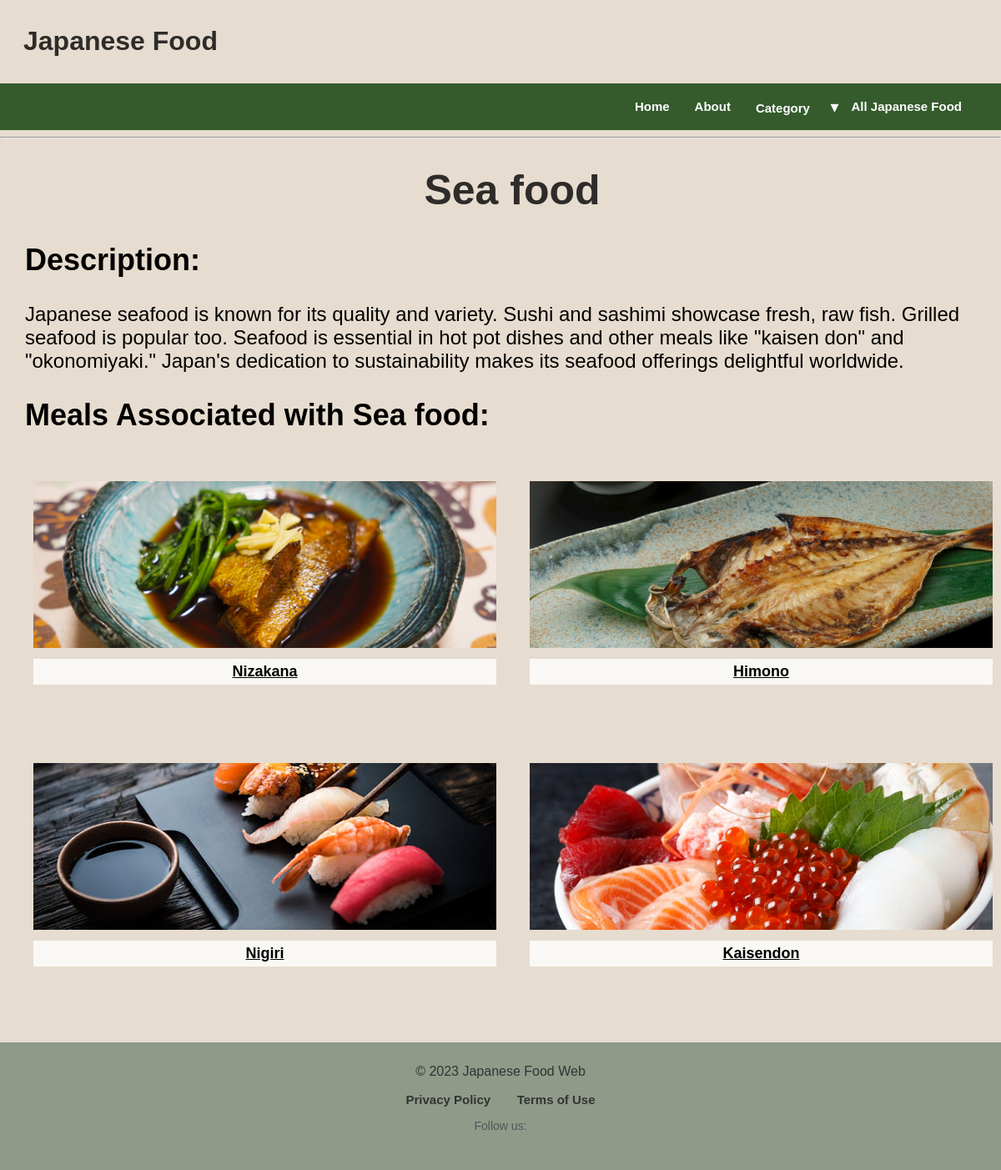
/base/4, run on the app's committed database.
### app/models.py (models this page shows, shortened)
class Base(db.Model):
    __tablename__ = "Base"
    id = db.Column(db.Integer, primary_key=True)
    name = db.Column(db.String())
    description = db.Column(db.Text())
    image_url = db.Column(db.Text())
    meals = db.relationship('Meal', backref='base', lazy=True)

class Meal(db.Model):
    __tablename__ = "Meal"
    id = db.Column(db.Integer, primary_key=True)
    name = db.Column(db.String())
    description = db.Column(db.Text())
    price = db.Column(db.Text())
    image_url = db.Column(db.Text())
    base_id = db.Column(db.Integer, db.ForeignKey('Base.id'))
    ingredients = db.relationship(
        'Ingredient',
        secondary=MealIngredient,
        backref='meals'
    )

### app/routes.py (the view)
@app.route('/base/<int:base_id>')
def base(base_id):
    base = models.Base.query.get(base_id)
    if not base:
        abort(404)  # Return 404 error if base with the given id doesn't exist
    meals_of_base = base.meals  # Accessing meals associated with the base
    return render_template("base.html", base=base, meals_of_base=meals_of_base)

### app/templates/base.html (shortened to what this page needs)
<!DOCTYPE html>
<html>
<head>
  <link rel="stylesheet" href="{{ url_for('static', filename='common.css') }}">
  <link rel="stylesheet" href="{{ url_for('static', filename='base.css') }}">
</head>
{% extends 'layout.html' %}
{% block content %}
    <div class="base-details">
        <h1 class="base-name">{{ base.name }}</h1>
        <div class="description">
            <h2>Description:</h2>
            <p>{{ base.description }}</p>
        </div>
        <div class="meals">
            <h2>Meals Associated with {{ base.name }}:</h2>
            <ul class="meal-grid">
                {% for meal in base.meals %}
                    <li class="meal-item">
                        <div class="meal-container">
                            <a href="{{ url_for('Japanese_food', id=meal.id) }}">
                                <div class="image-container">
                                    <img src="{{ meal.image_url }}" alt="{{ meal.name }} Image" class="meal-image">
                                </div>
                                <p class="meal-name">{{ meal.name }}</p>
                            </a>
                        </div>
                    </li>
                {% endfor %}
            </ul>
        </div>
    </div>
{% endblock %}

### app/static/common.css (style rules this page uses)
body { background-color: rgb(230, 220, 207); background-size: cover; background-repeat: no-repeat; background-attachment: fixed; font-family: "ヒラギノ角ゴ Pro W3", "Hiragino Kaku Gothic Pro", "メイリオ", Meiryo, "ＭＳ Ｐゴシック", sans-serif; margin: 0; }

### app/static/base.css (style rules this page uses)
.base-name { font-size: 50px; display: flex; align-items: center; justify-content: center; height: 100%; }
.description, .meals { font-size: 24px; margin-left: 30px; }
.meal-grid { display: flex; flex-wrap: wrap; justify-content: space-between; list-style: none; padding: 0; }
.meal-name { font-size: 18px; margin-top: 10px; padding: 5px 10px; text-decoration: underline; cursor: pointer; transition: color 0.2s, background-color 0.2s; color: rgb(0, 0, 0); background-color: rgba(255, 255, 255, 0.8); }
.meal-item { width: calc(50% - 10px); margin-bottom: 20px; }
.meal-container { text-align: center; margin-left: 10px; margin-right: 10px; }
.meal-image { color: rgb(30, 18, 255); width: 100%; height: 200px; object-fit: cover; cursor: pointer; transition: transform 0.2s; }

### app/static/header.css (style rules this page uses)
h1 { color: rgba(0, 0, 0, 0.8); padding-left: 28px; }

### app/templates/nav.html (style rules this page uses)
body { margin: 0; padding: 0; font-family: Arial, sans-serif; }
a { color: white; text-decoration: none; margin: 0 15px; font-weight: bold; font-size: 15px; transition: color 0.3s; }

### data on the page
Base: name "Sea food", description "Japanese seafood is known for its quality and variety. Sushi and sashimi showcase fresh, raw fish. Grilled seafood is popular too. Seafood is essential in hot pot dishes and other meals like \"kaisen don\" and \"okonomiyaki.\" Japan's dedication to sustainability makes its seafood offerings delightful worldwide."
Meal: image_url (picture), name "Nizakana"
Meal: image_url (picture), name "Himono"
Meal: image_url (picture), name "Nigiri"
Meal: image_url (picture), name "Kaisendon"
